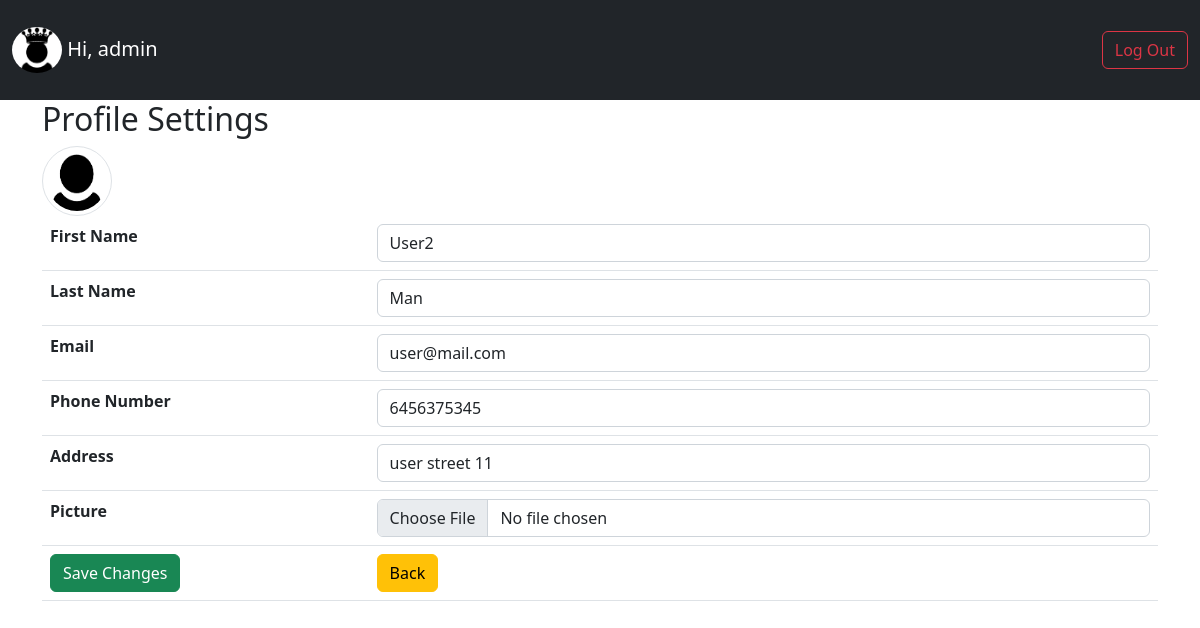
Screenshot of /update.php?id=5 (signed in) with the database file from the repository.
### tables this page shows
CREATE TABLE `users` (
  `id` int(11) NOT NULL,
  `first_name` varchar(255) NOT NULL,
  `last_name` varchar(255) NOT NULL,
  `password` varchar(255) NOT NULL,
  `email` varchar(255) NOT NULL,
  `phone_number` varchar(255) NOT NULL,
  `address` varchar(255) NOT NULL,
  `picture` varchar(255) DEFAULT NULL,
  `status` varchar(10) NOT NULL DEFAULT 'user'
);

### update.php (the view, shortened to what this page needs)
<?php
require_once 'components/db_connect.php';
if (isset($_SESSION['adm'])){
    $query = "SELECT * FROM users WHERE id={$_SESSION['adm']}";
}
else{
    $query = "SELECT * FROM users WHERE id={$_SESSION['user']}";
}
$result = mysqli_query($connect, $query);
$row = mysqli_fetch_assoc($result);
$fname = $row['first_name'];
$pic = $row['picture'];
$backBtn = '';
if (isset($_SESSION["adm"])) {
    $backBtn = "dashboard.php";
}
if (isset($_GET['id'])) {
    $id = $_GET['id'];
    $sql = "SELECT * FROM users WHERE id = {$id}";
    $result = mysqli_query($connect, $sql);
    if (mysqli_num_rows($result) == 1) {
        $data = mysqli_fetch_assoc($result);
        $f_name = $data['first_name'];
        $l_name = $data['last_name'];
        $email = $data['email'];
        $pnumber = $data['phone_number'];
        $address = $data['address'];
    }
}
?>
<!DOCTYPE html>
<html lang="en">
<head>
    <?php require_once 'components/boot.php' ?>
    <link rel="stylesheet" href="./css/style.css">
</head>
<body>
    <nav class="navbar navbar-expand-lg bg-light navbar-dark bg-dark" style="height: 100px;">
        <div class="container-fluid">
            <a class="navbar-brand" href="#">
                <img src="pictures/<?= $pic ?>" alt=" avatar" class="rounded-circle img-fluid" style="width: 50px;">
                Hi, <?= $fname ?>
            </a>
            <div class="navbar-nav">
                <a class="btn btn-outline-danger ms-1" href="logout.php?logout">Log Out</a>
            </div>
        </div>
    </nav>
    <div class="container">
        <h2>Profile Settings</h2>
        <img class='img-thumbnail rounded-circle' src='pictures/<?php echo $data['picture'] ?>' alt="<?php echo $f_name ?>">
        <form method="post" enctype="multipart/form-data">
            <table class="table">
                <tr>
                    <th>First Name</th>
                    <td><input class="form-control" type="text" name="first_name" placeholder="First Name" value="<?php echo $f_name ?>" /></td>
                </tr>
                <tr>
                    <th>Last Name</th>
                    <td><input class="form-control" type="text" name="last_name" placeholder="Last Name" value="<?php echo $l_name ?>" /></td>
                </tr>
                <tr>
                    <th>Email</th>
                    <td><input class="form-control" type="email" name="email" placeholder="Email" value="<?php echo $email ?>" /></td>
                </tr>
                <tr>
                    <th>Phone Number</th>
                    <td><input class="form-control" type="text" name="pnumber" placeholder="Phone number" value="<?php echo $pnumber ?>" /></td>
                </tr>
                <tr>
                    <th>Address</th>
                    <td><input class="form-control" type="text" name="address" placeholder="Address" value="<?php echo $address ?>" /></td>
                </tr>
                <tr>
                    <th>Picture</th>
                    <td><input class="form-control" type="file" name="picture" /></td>
                </tr>
                <tr>
                    <td><button name="submit" class="btn btn-success" type="submit">Save Changes</button></td>
                    <td><a href="<?php echo $backBtn ?>"><button class="btn btn-warning" type="button">Back</button></a></td>
                </tr>
            </table>
        </form>
    </div>
</body>
</html>

### update.php (style rules this page uses)
.img-thumbnail { width: 70px !important; height: 70px !important; }

### rows the page displays
users: picture (picture), first_name "admin"
users: picture (picture), first_name "User2", last_name "Man", email "user@mail.com", pnumber "6456375345", address "user street 11"
